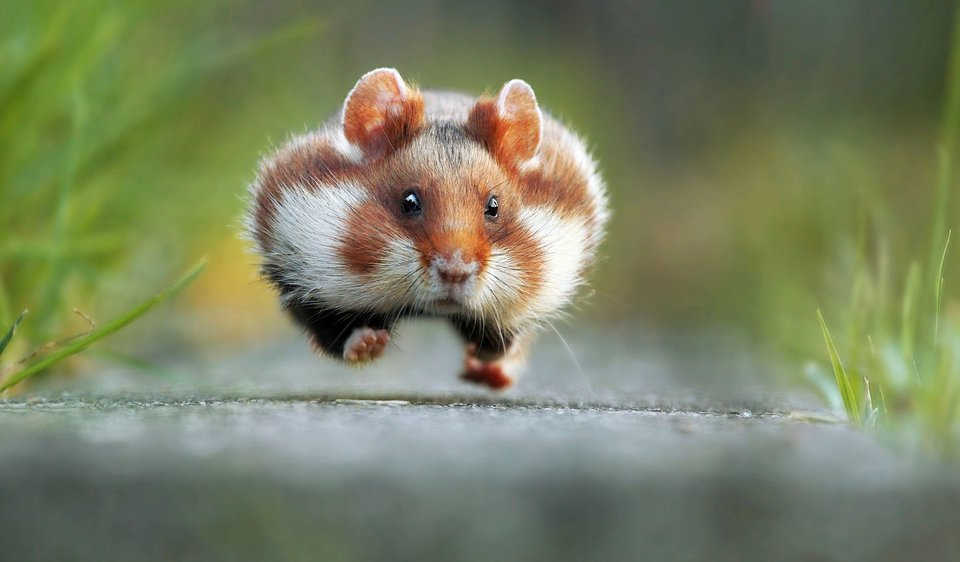
#> input picture Hill's Cipher - image and text encryption, decryption/demo_2.jpg, 960 x 562 px
$ python image_enc_dec.py
#> lines starting #> are read from the running program, lines starting #| are printed output that depends on the picture
from PIL import Image
import numpy as np

'''
What is padding and why do we need it?
Ans: Padding refers to the addition of non-important or non-informative characters to a given string.
There could be situations where in the key matrix taken can turn out to be singular (i.e. determinant is 0)
This could arise as a result of the following:
- The key matrix taken isn't a square matrix (Hill Cipher requires the key matrix to be a non-singular square matrix)
- Key matrix turns out to be non-invertible
- Key matrix is poorly chosen and has repeating values or the key matrix is not randomly generated.

Sometimes as a result of a poorly chosen key matrix, the matrices generated could be of different dimensions thus rendering them impossible to
multiply in accordance with the rules of encryption. Using a function to pad ensures that if the message length is not divisible by the size
of the key matrix, the message can be padded to make the length a multiple of the key matrix size.

'''
def hill_cipher_encrypt(matrix, key):
    key = np.array(key).reshape((3, 3))     # Convert the key to a numpy array
    # Pad the matrix with zeros if necessary to make its dimensions multiples of 3
    padded_matrix = np.pad(matrix, ((0, 3 - matrix.shape[0] % 3), (0, 3 - matrix.shape[1] % 3)), mode='constant')
    reshaped_matrix = padded_matrix.reshape((-1, 3)) # Reshape the padded matrix to have dimensions that are multiples of 3
    encrypted_matrix = np.dot(reshaped_matrix, key) % 256 #Multiply with Key
    encrypted_matrix = encrypted_matrix.reshape(padded_matrix.shape) # Reshape the encrypted matrix back to the original shape of the padded matrix
    encrypted_matrix = encrypted_matrix[:matrix.shape[0], :matrix.shape[1]] # Remove any padding that was added
    return encrypted_matrix.astype(np.uint8)

def hill_cipher_decrypt(matrix, key):
    key = np.array(key).reshape((3, 3)) # Convert the key to a numpy array
    inverted_key = np.linalg.inv(key) # inverting the key
    # Pad the matrix with zeros if necessary to make its dimensions multiples of 3
    padded_matrix = np.pad(matrix, ((0, 3 - matrix.shape[0] % 3), (0, 3 - matrix.shape[1] % 3)), mode='constant')
    reshaped_matrix = padded_matrix.reshape((-1, 3)) # Reshaping the padded matrix
    decrypted_matrix = np.dot(reshaped_matrix, inverted_key) % 256 # Multiply with key
    decrypted_matrix = decrypted_matrix.reshape(padded_matrix.shape) # Reshape the decrypted matrix back to the original shape of the padded matrix
    decrypted_matrix = decrypted_matrix[:matrix.shape[0], :matrix.shape[1]] # Remove any padding that was added
    return decrypted_matrix.astype(np.uint8)

# Load the image and convert it to a numpy array
image = Image.open('demo_2.jpg')
#> image is the input picture: PIL image 960x562 RGB; mean R, G, B 121.8, 129.2, 98.6
image_matrix = np.array(image)

# Extracting data from each of the R,G,B colour channels
r_channel = image_matrix[:, :, 0]
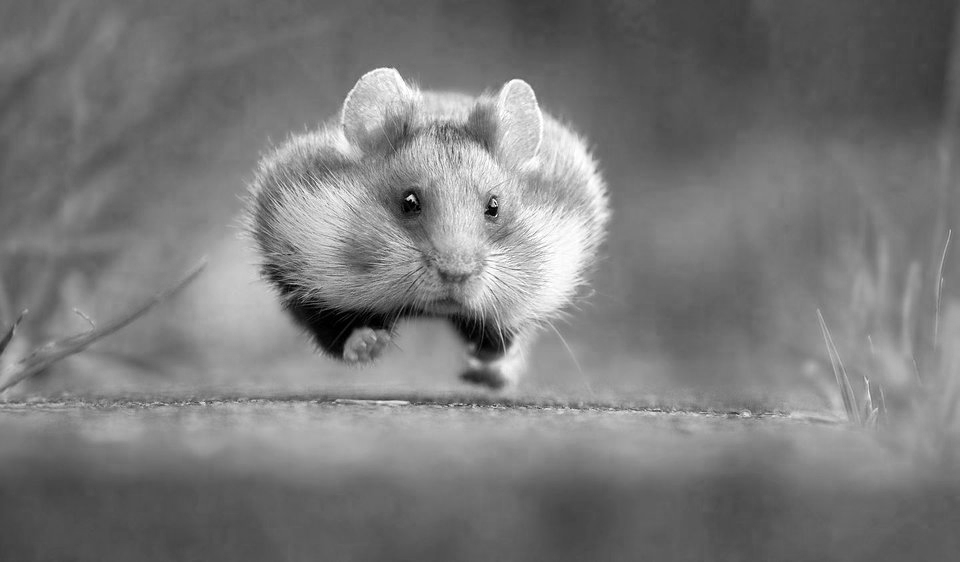
#> r_channel: shape (562, 960); min 0, max 255, mean 121.8
g_channel = image_matrix[:, :, 1]
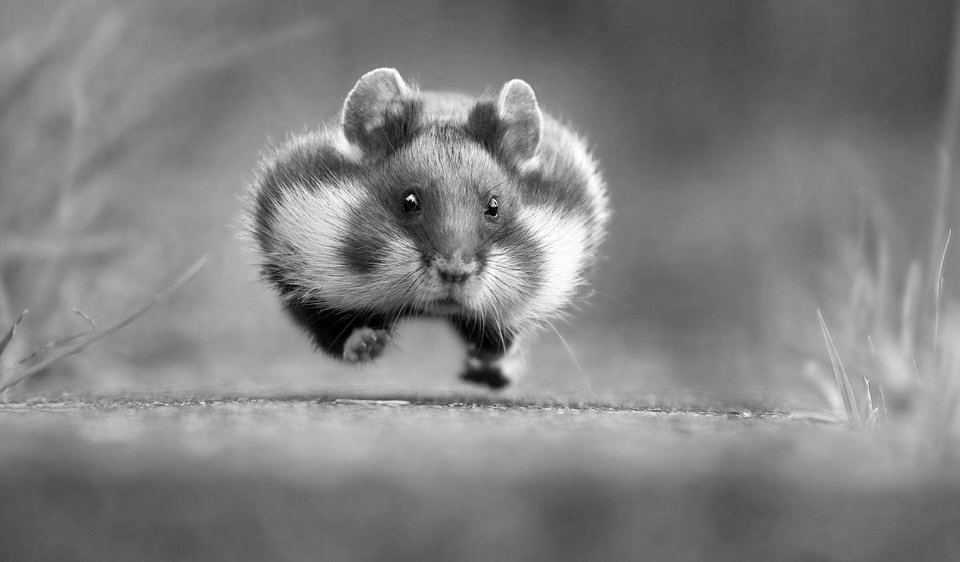
#> g_channel: shape (562, 960); min 0, max 255, mean 129.2
b_channel = image_matrix[:, :, 2]

key = [1, 2, 1, 2, 3, 2, 2, 2, 1] # 3x3 encryption key as colour scheme is RGB

# Encrypting each colour channel
encrypted_r_channel = hill_cipher_encrypt(r_channel, key)
encrypted_g_channel = hill_cipher_encrypt(g_channel, key)
#> in hill_cipher_encrypt (call 2), `encrypted_matrix = encrypted_matrix[:matrix.shape[0], :matrix.shape[1]]`:
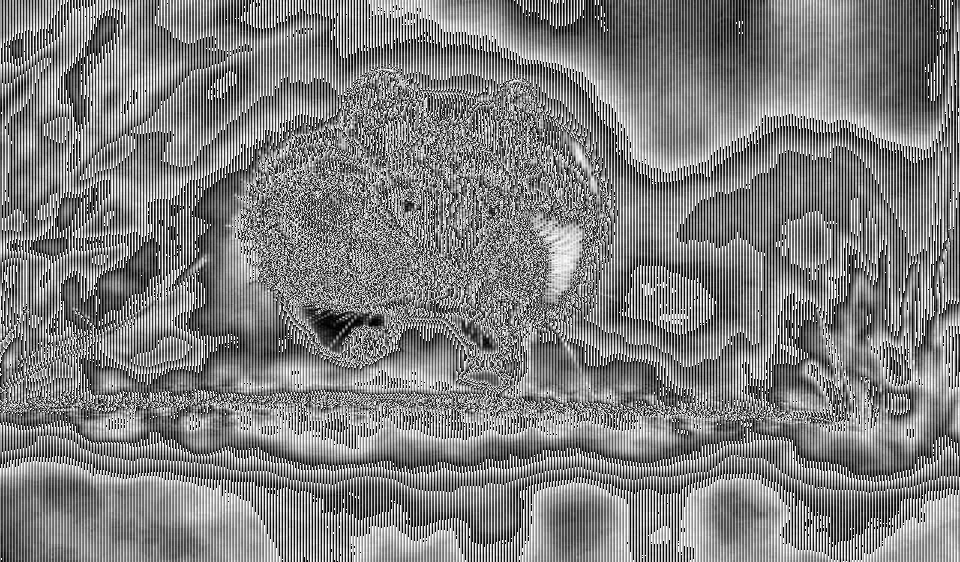
#> encrypted_matrix: shape (562, 960) int64; min 0, max 255, mean 127.7
encrypted_b_channel = hill_cipher_encrypt(b_channel, key)
#> in hill_cipher_encrypt (call 3), `padded_matrix = np.pad(matrix, ((0, 3 - matrix.shape[0] % 3), (0, 3 - ..`:
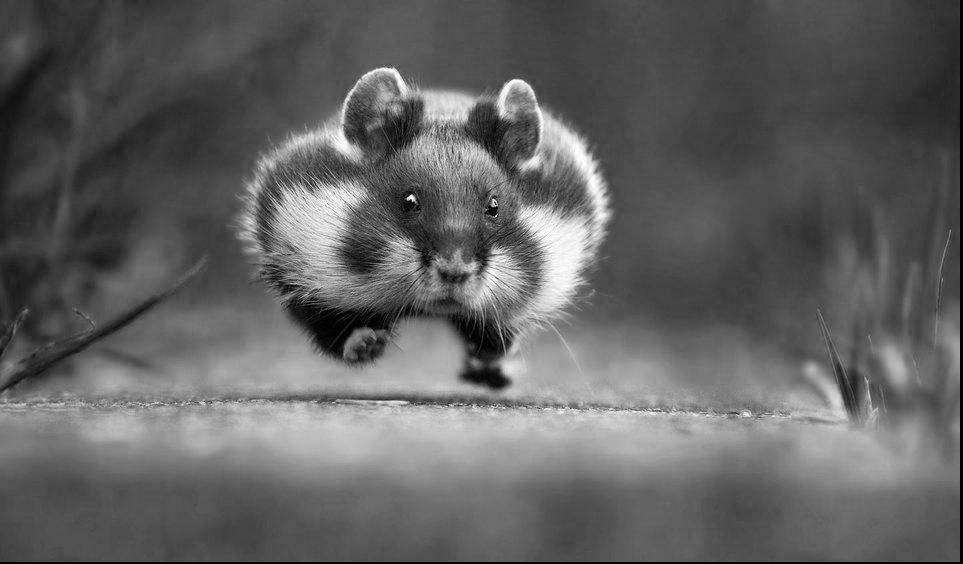
#> padded_matrix: shape (564, 963); min 0, max 255, mean 98
#> in hill_cipher_encrypt (call 3), `encrypted_matrix = encrypted_matrix.reshape(padded_matrix.shape)`:
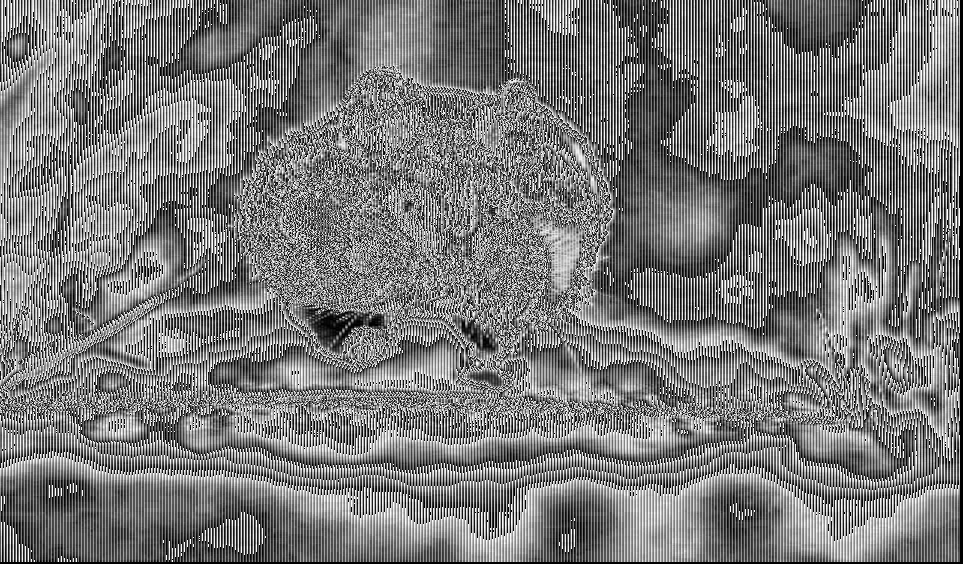
#> encrypted_matrix: shape (564, 963) int64; min 0, max 255, mean 120.8
#> in hill_cipher_encrypt (call 3), `encrypted_matrix = encrypted_matrix[:matrix.shape[0], :matrix.shape[1]]`:
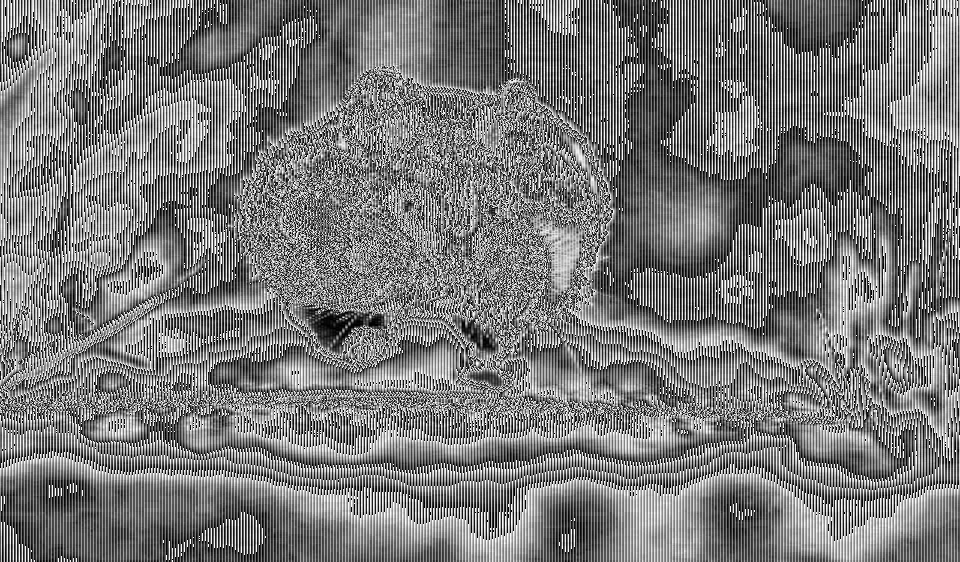
#> encrypted_matrix: shape (562, 960) int64; min 0, max 255, mean 121.6

# Merge the encrypted channels into an image matrix and convert the image matrix to an image object and save
encrypted_image_matrix = np.dstack((encrypted_r_channel, encrypted_g_channel, encrypted_b_channel))
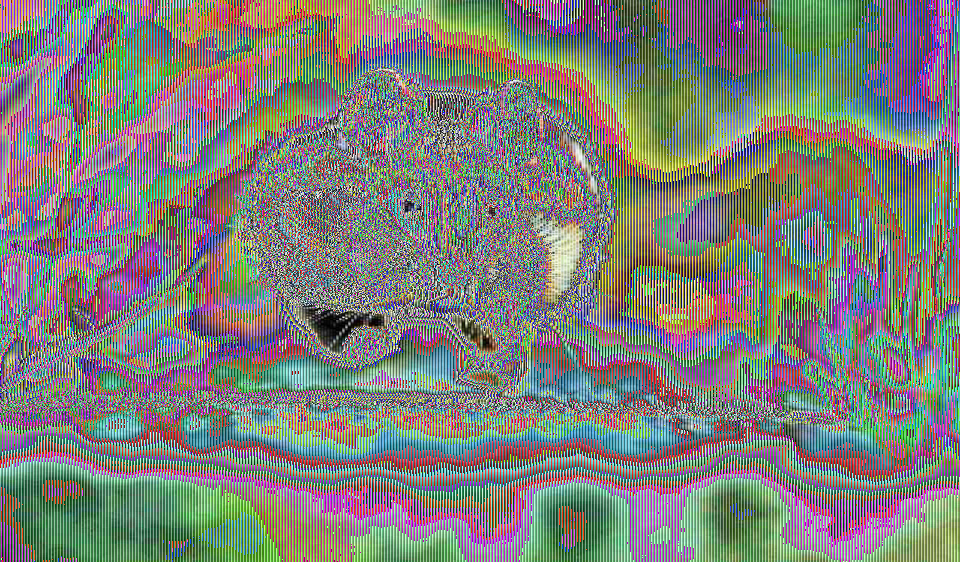
#> encrypted_image_matrix: shape (562, 960, 3); mean R, G, B 126, 127.7, 121.6
encrypted_image = Image.fromarray(encrypted_image_matrix)
encrypted_image.save('encrypted_image.jpg')

#Decrypt the encrypted colour channels using the Hill Cipher
decrypted_r_channel = hill_cipher_decrypt(encrypted_r_channel, key)
decrypted_g_channel = hill_cipher_decrypt(encrypted_g_channel, key)
decrypted_b_channel = hill_cipher_decrypt(encrypted_b_channel, key)

#Merge the decrypted RGB channels back into an image matrix and convert the decrypted matrix to an image and save.
decrypted_image_matrix = np.dstack((decrypted_r_channel, decrypted_g_channel, decrypted_b_channel))
decrypted_image = Image.fromarray(decrypted_image_matrix)
decrypted_image.save('decrypted_image.jpg')
